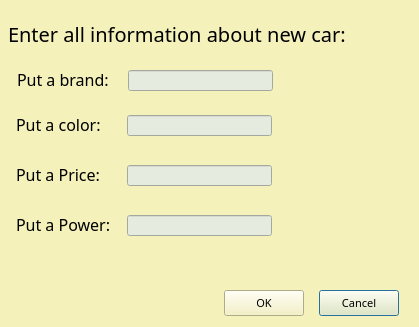
<?xml version="1.0" encoding="UTF-8"?>
<ui version="4.0">
 <class>AddCar</class>
 <widget class="QDialog" name="AddCar">
  <property name="geometry">
   <rect>
    <x>0</x>
    <y>0</y>
    <width>419</width>
    <height>327</height>
   </rect>
  </property>
  <property name="minimumSize">
   <size>
    <width>419</width>
    <height>327</height>
   </size>
  </property>
  <property name="maximumSize">
   <size>
    <width>419</width>
    <height>327</height>
   </size>
  </property>
  <property name="windowTitle">
   <string>Car Spreadsheet</string>
  </property>
  <property name="windowIcon">
   <iconset resource="Images.qrc">
    <normaloff>:/icons/carIcon</normaloff>:/icons/carIcon</iconset>
  </property>
  <property name="styleSheet">
   <string notr="true">background-color: #F4F1BB

</string>
  </property>
  <widget class="QPushButton" name="cancelPushButton">
   <property name="geometry">
    <rect>
     <x>319</x>
     <y>290</y>
     <width>80</width>
     <height>26</height>
    </rect>
   </property>
   <property name="font">
    <font>
     <family>Yu Gothic UI Semilight</family>
     <pointsize>8</pointsize>
     <weight>50</weight>
     <italic>false</italic>
     <bold>false</bold>
    </font>
   </property>
   <property name="cursor">
    <cursorShape>PointingHandCursor</cursorShape>
   </property>
   <property name="styleSheet">
    <string notr="true">QPushButton{
	background-color:#F4F1BB;
	font: 8pt &quot;Yu Gothic UI Semilight&quot;;
}
QPushButton:pressed{
	background-color:rgb(255, 251, 195);
}</string>
   </property>
   <property name="text">
    <string>Cancel</string>
   </property>
  </widget>
  <widget class="QPushButton" name="okPushButton">
   <property name="geometry">
    <rect>
     <x>224</x>
     <y>290</y>
     <width>80</width>
     <height>26</height>
    </rect>
   </property>
   <property name="font">
    <font>
     <family>Yu Gothic UI Semilight</family>
     <pointsize>8</pointsize>
     <weight>50</weight>
     <italic>false</italic>
     <bold>false</bold>
    </font>
   </property>
   <property name="cursor">
    <cursorShape>PointingHandCursor</cursorShape>
   </property>
   <property name="styleSheet">
    <string notr="true">QPushButton{
	background-color:#F4F1BB;
	font: 8pt &quot;Yu Gothic UI Semilight&quot;;
}
QPushButton:pressed{
	background-color:rgb(255, 251, 195);
}</string>
   </property>
   <property name="text">
    <string>OK</string>
   </property>
  </widget>
  <widget class="QLabel" name="label">
   <property name="geometry">
    <rect>
     <x>17</x>
     <y>65</y>
     <width>105</width>
     <height>28</height>
    </rect>
   </property>
   <property name="font">
    <font>
     <family>Yu Gothic UI Semilight</family>
     <pointsize>12</pointsize>
     <weight>50</weight>
     <italic>false</italic>
     <bold>false</bold>
    </font>
   </property>
   <property name="styleSheet">
    <string notr="true">font: 12pt &quot;Yu Gothic UI Semilight&quot;;</string>
   </property>
   <property name="text">
    <string>Put a brand: </string>
   </property>
  </widget>
  <widget class="QLineEdit" name="brandLineEdit">
   <property name="geometry">
    <rect>
     <x>128</x>
     <y>70</y>
     <width>145</width>
     <height>21</height>
    </rect>
   </property>
   <property name="font">
    <font>
     <family>Yu Gothic UI Semilight</family>
     <pointsize>12</pointsize>
     <weight>50</weight>
     <italic>false</italic>
     <bold>false</bold>
    </font>
   </property>
   <property name="styleSheet">
    <string notr="true">background-color: #E6EBE0;
font: 12pt &quot;Yu Gothic UI Semilight&quot;;


</string>
   </property>
  </widget>
  <widget class="QLineEdit" name="colorLineEdit">
   <property name="geometry">
    <rect>
     <x>127</x>
     <y>115</y>
     <width>145</width>
     <height>21</height>
    </rect>
   </property>
   <property name="font">
    <font>
     <family>Yu Gothic UI Semilight</family>
     <pointsize>12</pointsize>
     <weight>50</weight>
     <italic>false</italic>
     <bold>false</bold>
    </font>
   </property>
   <property name="styleSheet">
    <string notr="true">background-color: #E6EBE0;
font: 12pt &quot;Yu Gothic UI Semilight&quot;;


</string>
   </property>
  </widget>
  <widget class="QLabel" name="label_2">
   <property name="geometry">
    <rect>
     <x>16</x>
     <y>110</y>
     <width>105</width>
     <height>28</height>
    </rect>
   </property>
   <property name="font">
    <font>
     <family>Yu Gothic UI Semilight</family>
     <pointsize>12</pointsize>
     <weight>50</weight>
     <italic>false</italic>
     <bold>false</bold>
    </font>
   </property>
   <property name="styleSheet">
    <string notr="true">font: 12pt &quot;Yu Gothic UI Semilight&quot;;</string>
   </property>
   <property name="text">
    <string>Put a color: </string>
   </property>
  </widget>
  <widget class="QLineEdit" name="priceLineEdit">
   <property name="geometry">
    <rect>
     <x>127</x>
     <y>165</y>
     <width>145</width>
     <height>21</height>
    </rect>
   </property>
   <property name="font">
    <font>
     <family>Yu Gothic UI Semilight</family>
     <pointsize>12</pointsize>
     <weight>50</weight>
     <italic>false</italic>
     <bold>false</bold>
    </font>
   </property>
   <property name="styleSheet">
    <string notr="true">background-color: #E6EBE0;
font: 12pt &quot;Yu Gothic UI Semilight&quot;;


</string>
   </property>
  </widget>
  <widget class="QLabel" name="label_3">
   <property name="geometry">
    <rect>
     <x>16</x>
     <y>160</y>
     <width>105</width>
     <height>28</height>
    </rect>
   </property>
   <property name="font">
    <font>
     <family>Yu Gothic UI Semilight</family>
     <pointsize>12</pointsize>
     <weight>50</weight>
     <italic>false</italic>
     <bold>false</bold>
    </font>
   </property>
   <property name="styleSheet">
    <string notr="true">font: 12pt &quot;Yu Gothic UI Semilight&quot;;</string>
   </property>
   <property name="text">
    <string>Put a Price: </string>
   </property>
  </widget>
  <widget class="QLineEdit" name="powerLineEdit">
   <property name="geometry">
    <rect>
     <x>127</x>
     <y>215</y>
     <width>145</width>
     <height>21</height>
    </rect>
   </property>
   <property name="font">
    <font>
     <family>Yu Gothic UI Semilight</family>
     <pointsize>12</pointsize>
     <weight>50</weight>
     <italic>false</italic>
     <bold>false</bold>
    </font>
   </property>
   <property name="styleSheet">
    <string notr="true">background-color: #E6EBE0;
font: 12pt &quot;Yu Gothic UI Semilight&quot;;


</string>
   </property>
  </widget>
  <widget class="QLabel" name="label_4">
   <property name="geometry">
    <rect>
     <x>16</x>
     <y>210</y>
     <width>105</width>
     <height>28</height>
    </rect>
   </property>
   <property name="font">
    <font>
     <family>Yu Gothic UI Semilight</family>
     <pointsize>12</pointsize>
     <weight>50</weight>
     <italic>false</italic>
     <bold>false</bold>
    </font>
   </property>
   <property name="styleSheet">
    <string notr="true">font: 12pt &quot;Yu Gothic UI Semilight&quot;;</string>
   </property>
   <property name="text">
    <string>Put a Power: </string>
   </property>
  </widget>
  <widget class="QLabel" name="label_5">
   <property name="geometry">
    <rect>
     <x>8</x>
     <y>20</y>
     <width>401</width>
     <height>28</height>
    </rect>
   </property>
   <property name="font">
    <font>
     <family>Yu Gothic UI Semilight</family>
     <pointsize>15</pointsize>
     <weight>50</weight>
     <italic>false</italic>
     <bold>false</bold>
    </font>
   </property>
   <property name="styleSheet">
    <string notr="true">font: 15pt &quot;Yu Gothic UI Semilight&quot;;</string>
   </property>
   <property name="text">
    <string>Enter all information about new car:</string>
   </property>
  </widget>
  <zorder>cancelPushButton</zorder>
  <zorder>okPushButton</zorder>
  <zorder>brandLineEdit</zorder>
  <zorder>label</zorder>
  <zorder>colorLineEdit</zorder>
  <zorder>label_2</zorder>
  <zorder>priceLineEdit</zorder>
  <zorder>label_3</zorder>
  <zorder>powerLineEdit</zorder>
  <zorder>label_4</zorder>
  <zorder>label_5</zorder>
 </widget>
 <resources>
  <include location="Images.qrc"/>
 </resources>
 <connections/>
</ui>
